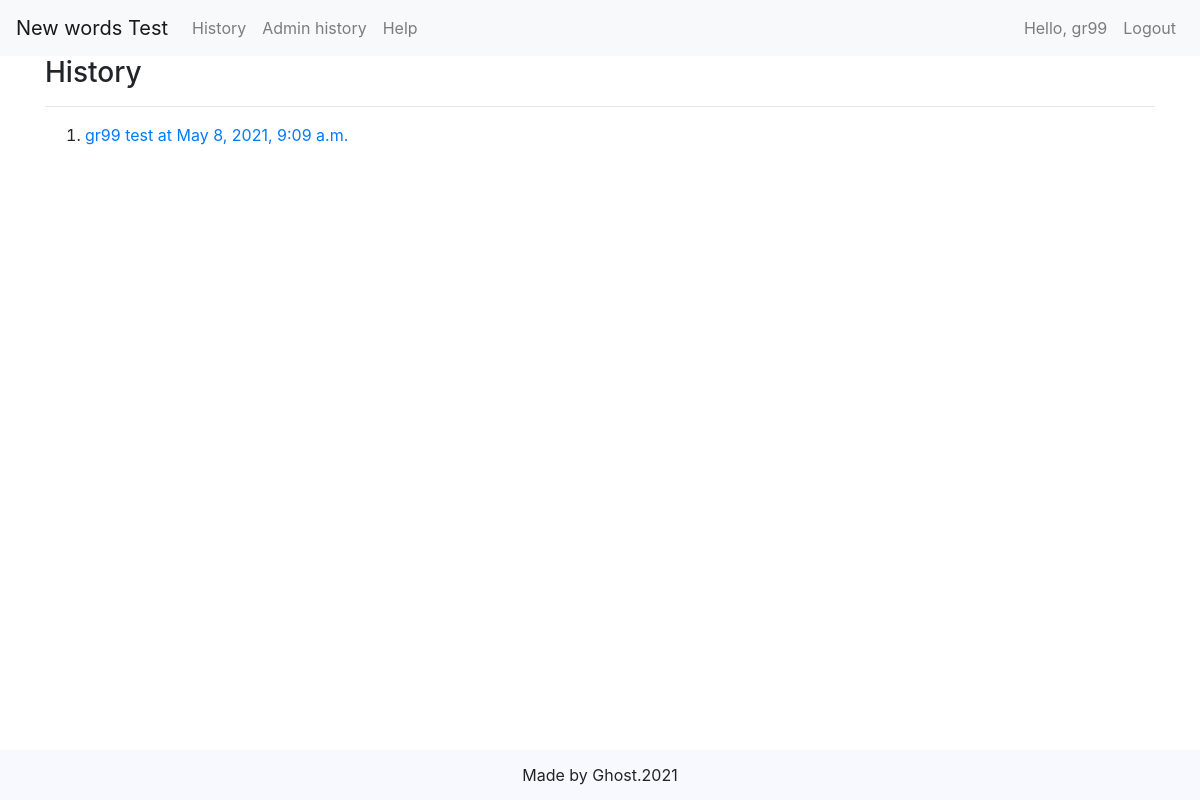
Before: /admin_history/ (signed in) with the older database file.
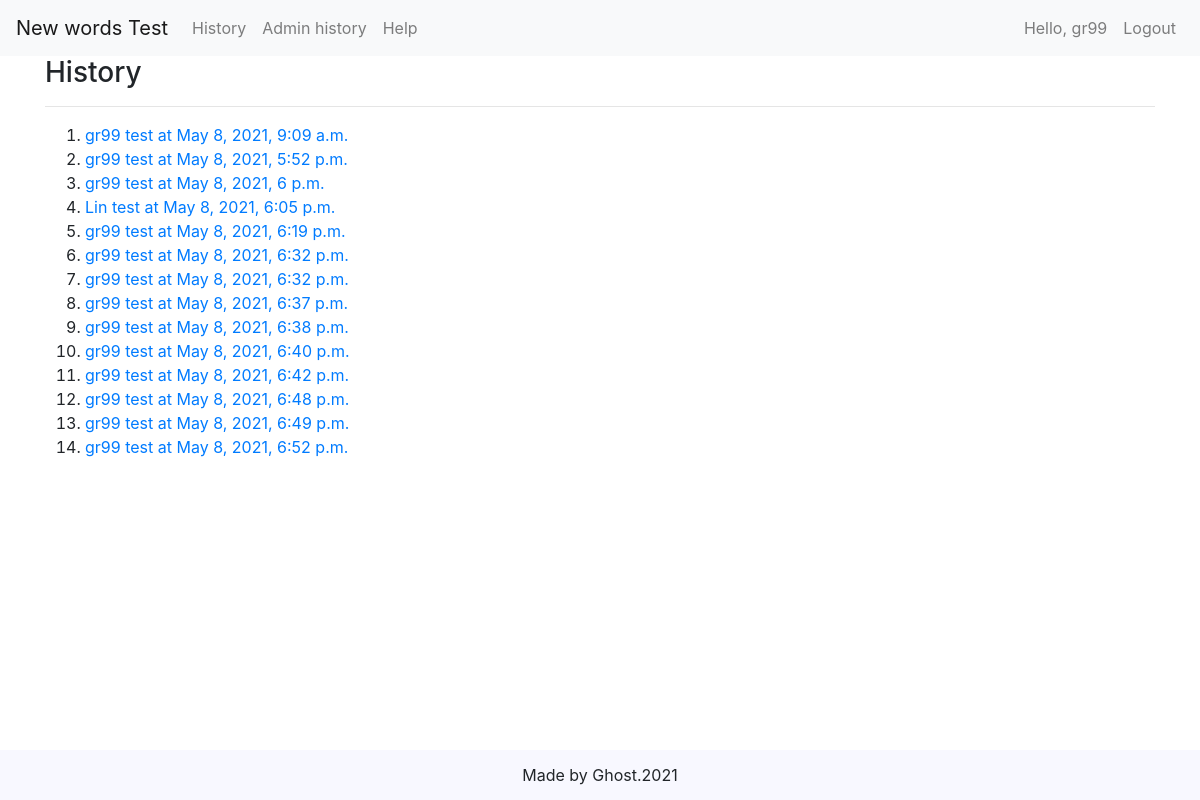
After: the same page with the newer database file.
### newword/models.py (models this page shows, shortened)
class Test(models.Model):
  test_time = models.DateTimeField(auto_now_add=True)
  score = models.IntegerField(null=True)
  user = models.ForeignKey(User, on_delete=models.CASCADE, related_name="answers")
  lesson = models.ForeignKey(Lesson, on_delete=models.CASCADE, blank=True, null=True)
  num_of_quest = models.IntegerField(blank=True, null=True)

### newword/views.py (the view)
# urls.py: path("admin_history/", views.view_history_admin, name="admin_history"),
@user_passes_test(lambda u: u.is_superuser)
def view_history_admin(request):
  tests = Test.objects.all()
  context = {
    "tests": tests,
  }
  return render(request, "history.html", context)

### newword/templates/history.html (shortened to what this page needs)
{% extends "base.html" %}
{% load static %}
{% block content %}
  <h3>History</h3>
  <hr>
  <ol>
    {% for test in tests %}
    <li><a href="{% url 'review' test.pk %}"> {{ test.user }} test at {{ test.test_time }}</a></li>
    {% endfor %}
  </ol>
{% endblock %}

Changed rows visible on the page:
added Test: user "gr99", test_time "May 8, 2021, 5:52 p.m."
added Test: user "gr99", test_time "May 8, 2021, 6 p.m."
added Test: user "Lin", test_time "May 8, 2021, 6:05 p.m."
added Test: user "gr99", test_time "May 8, 2021, 6:19 p.m."
added Test: user "gr99", test_time "May 8, 2021, 6:32 p.m."
added Test: user "gr99", test_time "May 8, 2021, 6:32 p.m."
added Test: user "gr99", test_time "May 8, 2021, 6:37 p.m."
added Test: user "gr99", test_time "May 8, 2021, 6:38 p.m."
added Test: user "gr99", test_time "May 8, 2021, 6:40 p.m."
added Test: user "gr99", test_time "May 8, 2021, 6:42 p.m."
added Test: user "gr99", test_time "May 8, 2021, 6:48 p.m."
added Test: user "gr99", test_time "May 8, 2021, 6:49 p.m."
added Test: user "gr99", test_time "May 8, 2021, 6:52 p.m."
